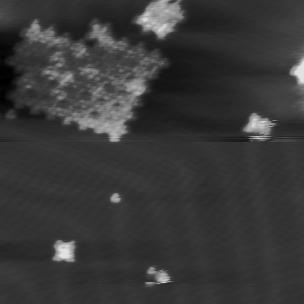
#> input picture STM_img_simu/30/059 [Z_fwd] image30.png, 304 x 304 px
$ python -i utils.py   (imports and definitions only)   (older library calls are emulated)
#> lines starting #> are read from the running program, lines starting #| are printed output that depends on the picture
#> further down, picture is the input picture: shape (304, 304); min 0, max 225, mean 56.2
import atexit
import logging
import math
import os
import random
import time

import cv2
import matplotlib.animation as animation
import matplotlib.pyplot as plt
import numpy as np
from scipy.fft import fft2, fftshift
from scipy.linalg import lstsq
from scipy.ndimage import gaussian_filter
from scipy.optimize import curve_fit
from scipy.signal import correlate
from scipy.spatial import KDTree
from scipy.spatial.distance import cdist
from sklearn.cluster import DBSCAN, KMeans, MeanShift
from sklearn.metrics import silhouette_score
from torch import nn


# [38 lines left out: functions weights_init_, normal_distribution_2d, base_distribution_2d, not called in this run]


def suc(x, y):
    return normal_distribution_2d(x, y, 0, 0, 1, 1) * 0.96

# [7 lines left out: function ind, not called in this run]

def non(x, y):
        return 1-suc(x, y) - ind(x, y)


# [250 lines left out: functions generate_triangle_grid, triangle_norm_distribution, calculate_motion_vector, find_largest_cluster_K, find_largest_cluster_DBSCAN, not called in this run]

prefixes = {'a':-18, 'f':-15, 'p':-13, 'n': -9, 'μ': -6, 'm': -3, '': 0, 'k': 3, 'M': 6, 'G': 9}

# [116 lines left out: functions sci_to_unit, unit_to_sci, fit_line, vector_similarity, linescan_max_min_check, linescan_similarity_check and 3 more, not called in this run]

def BGR_to_Hex(rgb_color):
    """ Convert RGB to hexadecimal. """
    return f"#{rgb_color[2]:02x}{rgb_color[1]:02x}{rgb_color[0]:02x}"

# [274 lines left out: functions interpolate_colors, center_to_square, circle_intersection, closest_points_np, point_out_circles, point_in_circles and 7 more, not called in this run]

# convert the pix in the image to nanomite coordinate in surface
def pix_to_nanomite(pix, plane_size=2000):
    nanomite =  pix * 1e-9 * (2000/plane_size)
    return nanomite

# [177 lines left out: functions normalize_2darray, normalize_to_image, linear_whole, linear_normalize_whole, linear_background_and_normalize, get_latest_checkpoint and 4 more, not called in this run]

def images_equalization(image, alpha=0.5):
    # Normalize the image
#> called with alpha = 0.5
    norm_image = cv2.normalize(image, None, alpha=0, beta=255, norm_type=cv2.NORM_MINMAX, dtype=cv2.CV_8UC1)

    # Fully equalize the image
    equalized_image = cv2.equalizeHist(norm_image)
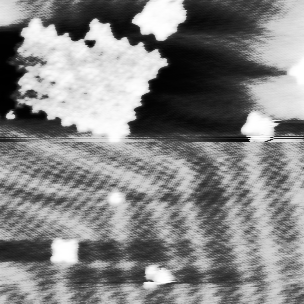
#> equalized_image: shape (304, 304); min 0, max 255, mean 132.4

    # Blend the original normalized image and the equalized image based on alpha
    adjusted_image = cv2.addWeighted(norm_image, 1-alpha, equalized_image, alpha, 0)
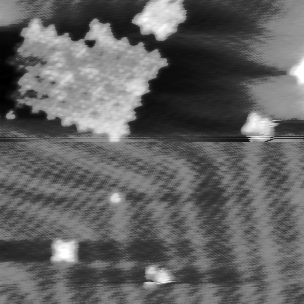
#> adjusted_image: shape (304, 304); min 0, max 255, mean 98.1

    return adjusted_image

# [964 lines left out: functions filter_close_bboxes, rotate_point, cal_Br_pos, scale_coordinates, generate_grid, find_nearest_grid_point and 11 more, not called in this run]

    # cv2.destroyAllWindows()
    # return selected_results

# [144 lines not run here, left out]

>>> import cv2
>>> picture = cv2.imread('STM_img_simu/30/059 [Z_fwd] image30.png', cv2.IMREAD_GRAYSCALE)
>>> result = images_equalization(picture)

$ run again, on STM_img_simu/30/188 [Z_fwd] image30.png
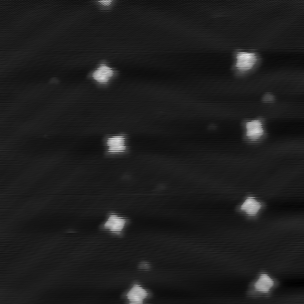
#> input picture STM_img_simu/30/188 [Z_fwd] image30.png, 304 x 304 px
#> picture is the input picture: shape (304, 304); min 0, max 225, mean 29.9
#> in images_equalization, `equalized_image = cv2.equalizeHist(norm_image)`:
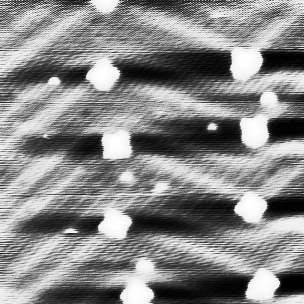
#> equalized_image: shape (304, 304); min 0, max 255, mean 135.6
#> in images_equalization, `adjusted_image = cv2.addWeighted(norm_image, 1-alpha, equalized_image,..`:
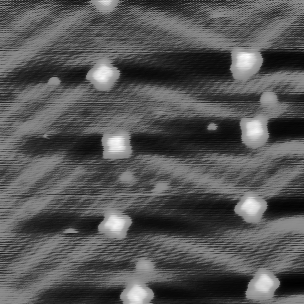
#> adjusted_image: shape (304, 304); min 0, max 255, mean 84.7
